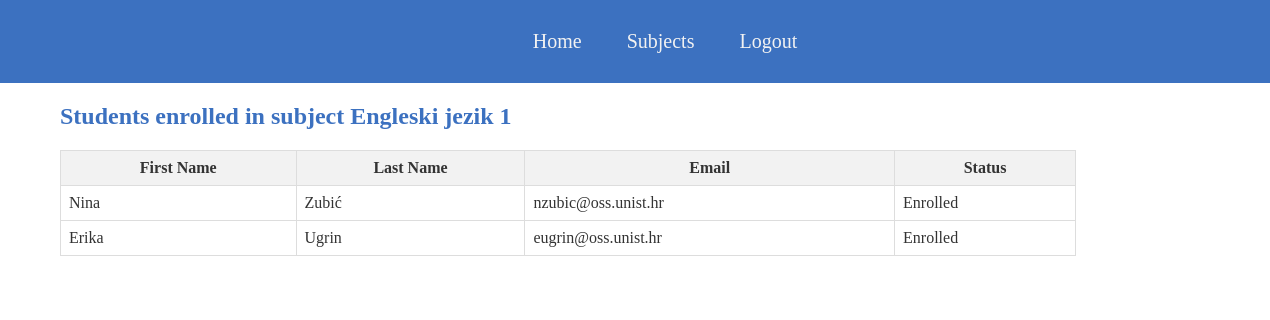
Page /izbornik/profesor/predmeti/studenti/upisani/6/ (signed in) on the committed database.
### app1/models.py (models this page shows, shortened)
class Predmeti(models.Model):
    name = models.CharField(max_length=30)
    kod = models.CharField(max_length=10)
    program = models.TextField()
    ects = models.IntegerField()
    sem_red = models.IntegerField()
    sem_izv = models.IntegerField()
    izborni = models.CharField(max_length=3)
    nositelj = models.ForeignKey(Korisnik, on_delete=models.CASCADE, blank="true", null="true")

class Korisnik_Predmet(models.Model):
    korisnik = models.ForeignKey(Korisnik, on_delete=models.CASCADE, blank=True, null=True)
    predmeti = models.ForeignKey(Predmeti, on_delete=models.CASCADE, blank=True, null=True)
    status = models.ForeignKey(Status, on_delete=models.CASCADE, blank=True, null=True, default=1)

class Korisnik(AbstractUser):
    role = models.ForeignKey(Uloge, on_delete=models.CASCADE, blank="true", null="true")
    status = models.ForeignKey(StatusStudenta, on_delete=models.CASCADE, blank="true", null="true")

### app1/decorators.py (the view)
    def wrapper(request,*args,**kwargs):
        if (request.user.role.role != 'Profesor'):
            return render(request,'error.html')
        else:
            return function(request,*args,**kwargs)

### app1/views.py (called while the page is built)
@professor_required
def viewStudentsEnrolled(request, subject_id):
    subject = get_object_or_404(Predmeti, id=subject_id)
    enrolled_students = Korisnik_Predmet.objects.filter(predmeti=subject, status__status='Prijavljen')
    return render(request, 'profesorStudenti2.html', {'subject': subject, 'students': enrolled_students})

### app1/templates/profesorStudenti2.html (shortened to what this page needs)
{% extends 'home.html' %}
{% block profesorStudenti2 %}
<header>
  <a href="{% url 'izbornik_profesor' %}">Home</a>
  <a href="{% url 'predmeti' %}">Subjects</a>
  <a href="{% url 'logout' %}">Logout</a>
</header>
  <h2>Students enrolled in subject {{ subject.name }}</h2>
  <table>
    <thead>
      <tr>
        <th>First Name</th>
        <th>Last Name</th>
        <th>Email</th>
        <th>Status</th>
      </tr>
    </thead>
    <tbody>
      {% for student in students %}
        <tr>
          <td>{{ student.korisnik.first_name }}</td>
          <td>{{ student.korisnik.last_name }}</td>
          <td>{{ student.korisnik.email }}</td>
          <td>
            {% if student.status.status == 'Prijavljen' %}
              Enrolled
            {% else %}
              {{ student.status.status }}
            {% endif %}
          </td>
        </tr>
      {% endfor %}
    </tbody>
  </table>
{% endblock %}

### app1/templates/profesorStudenti2.html (style rules this page uses)
body { margin: 0; display: flex; flex-direction: column; color: #333; overflow-x: hidden; }
a { color: #3c71c0; text-decoration: none; padding: 20px; }
header { background-color: #3c71c0; padding: 30px; text-align: center; width: 100%; font-size: 20px; }
header a { color: #f2f2f2; padding: 20px; }
h2 { margin-left: 60px; color: #3c71c0; }
table { border-collapse: collapse; width: 80%; margin-left: 60px; }
th, td { border: 1px solid #ddd; padding: 8px; }
th { background-color: #f2f2f2; }

### rows in the picture
Predmeti: name "Engleski jezik 1"
Korisnik_Predmet: korisnik.first_name "Nina", korisnik.last_name "Zubić", korisnik.email "nzubic@oss.unist.hr", shows "Enrolled"
Korisnik_Predmet: korisnik.first_name "Erika", korisnik.last_name "Ugrin", korisnik.email "eugrin@oss.unist.hr", shows "Enrolled"
